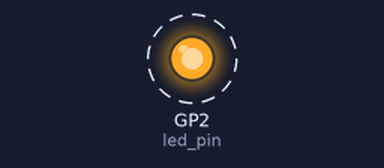
Bench run of a program on a simulated Raspberry Pi Pico running MicroPython. Parts: output pins drawn as LEDs (lit = HIGH). Dashed ring = blinking.

Above: at 0.5 s.
Timing chart, 0 to 4.6 s (numbered marks = the images above):
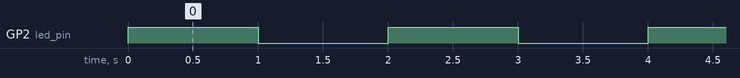

The program:

02_blinkLED.py
```python
#blink LED#                    #// 1 sn aralıklarla yanıp sönen LED uygulaması //#

from machine import Pin        # machine kütüphanesinden sadece "Pin" sınıfını çağırdık.
                               #//Tüm machine fonksiyonunu yüklemediğimiz için hem daha az bellek kullandık,
                               #// hem de artık fonksiyonların başında "machine" ifadesini kullanmak zorunda değiliz.
import utime

led_pin = Pin(2, Pin.OUT)      # Dikkat edin, "Pin" fonksiyonunu başında "machine" kütüphane ismi olmadan kullanabiliyoruz.
# Yukarıda 2 numaralı pini çıkış olarak ayarladık ve led_pin değişkenine aktardık. Artık led_pin değişkeni 2 numaralı pin yerine kullanılacaktır.

while True:
     led_pin.toggle()          # "toggle" fonksiyonu ilgili pini tersler. Yani bir önceki değeri 0 ise 1 yapar, 1 ise 0 yapar.
     utime.sleep(1)
```

Measured:
- by itself, GP2 (led_pin): alternates HIGH for 1.0 s and LOW for 1.0 s
